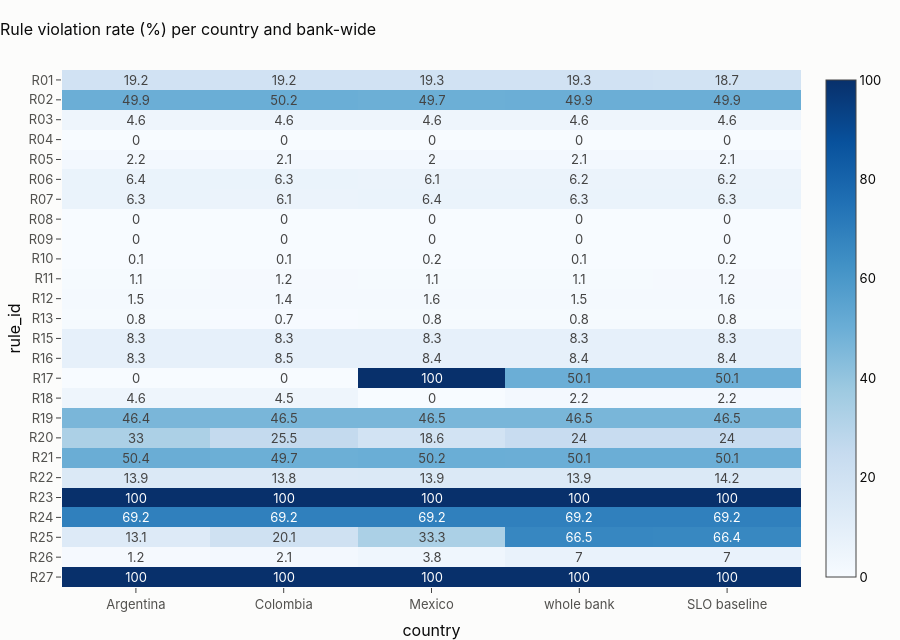

The notebook cell saved with this chart:
### Markdown cell above
## 4 · Integrity rules by country

### Code cell
slo = read("rule_slo")
heat = slo.pivot_table(index="rule_id", columns="country", values="country_rate_pct").rename(
    columns=NAME
)
heat["whole bank"] = read("rule_slo", ["ALL"]).set_index("rule_id").country_rate_pct
heat["SLO baseline"] = slo.groupby("rule_id").global_baseline_pct.first()
fig = px.imshow(
    heat.round(1),
    text_auto=True,
    aspect="auto",
    color_continuous_scale="Blues",
    title="Rule violation rate (%) per country and bank-wide",
)
fig.update_layout(height=640)
fig.show()

### Figure 1 — Plotly figure (JSON) as saved in the notebook; plotly's stock layout.template omitted (floating-point values rounded to 4 significant figures; data arrays with more than 128 entries replaced by an {"elided": "..."} marker saying what was removed)
{"data": [{"coloraxis": "coloraxis", "hovertemplate": "country: %{x}<br>rule_id: %{y}<br>color: %{z}<extra></extra>", "name": "0", "texttemplate": "%{z}", "type": "heatmap", "x": ["Argentina", "Colombia", "Mexico", "whole bank", "SLO baseline"], "xaxis": "x", "y": ["R01", "R02", "R03", "R04", "R05", "R06", "R07", "R08", "R09", "R10", "R11", "R12", "R13", "R15", "R16", "R17", "R18", "R19", "R20", "R21", "R22", "R23", "R24", "R25", "R26", "R27"], "yaxis": "y", "z": {"elided": "26x5 float values"}}], "layout": {"coloraxis": {"autocolorscale": false, "colorscale": [[0.0, "rgb(247,251,255)"], [0.125, "rgb(222,235,247)"], [0.25, "rgb(198,219,239)"], [0.375, "rgb(158,202,225)"], [0.5, "rgb(107,174,214)"], [0.625, "rgb(66,146,198)"], [0.75, "rgb(33,113,181)"], [0.875, "rgb(8,81,156)"], [1.0, "rgb(8,48,107)"]]}, "height": 640, "title": {"text": "Rule violation rate (%) per country and bank-wide"}, "xaxis": {"anchor": "y", "domain": [0.0, 1.0], "title": {"text": "country"}}, "yaxis": {"anchor": "x", "autorange": "reversed", "domain": [0.0, 1.0], "title": {"text": "rule_id"}}}}
